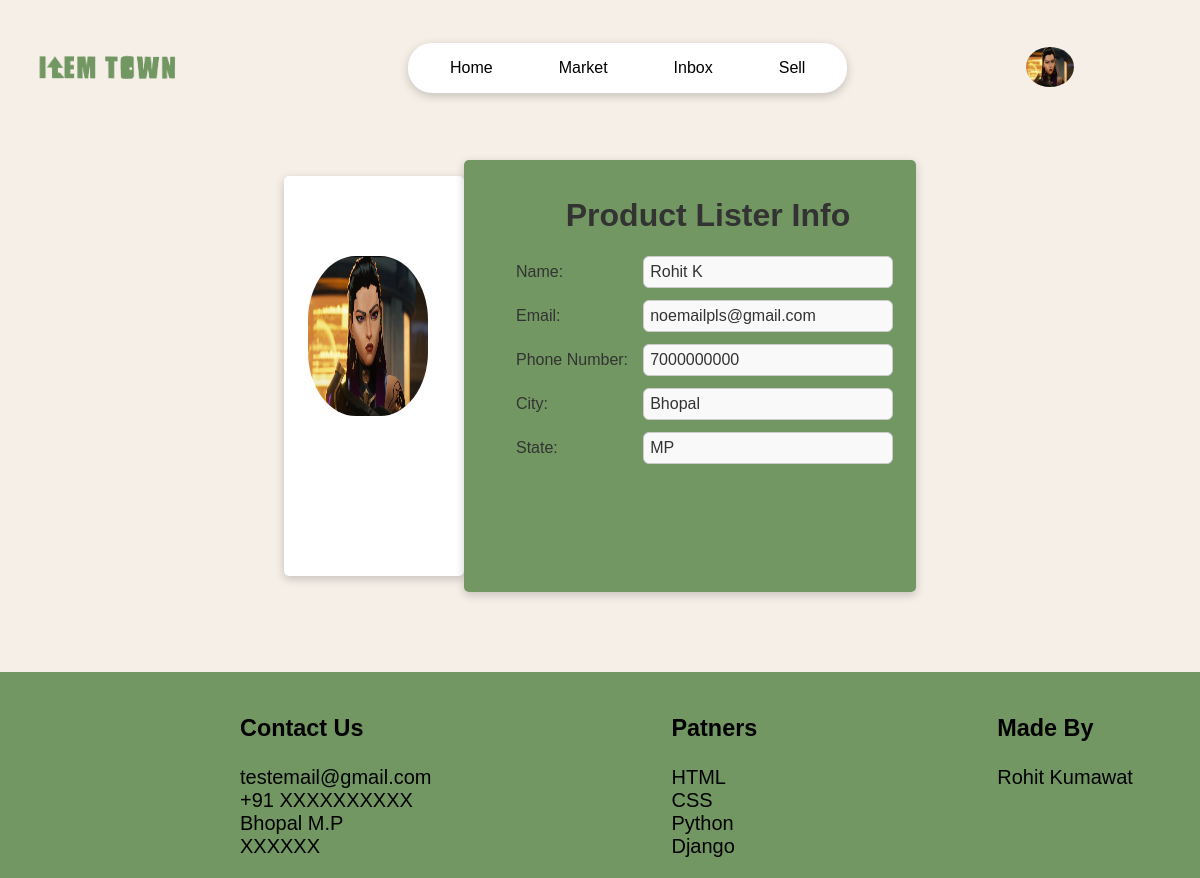
The page /user/seller-info/376970f2-7841-11ef-93c9-f02f74cb00ed (signed in) on the database as committed earlier.
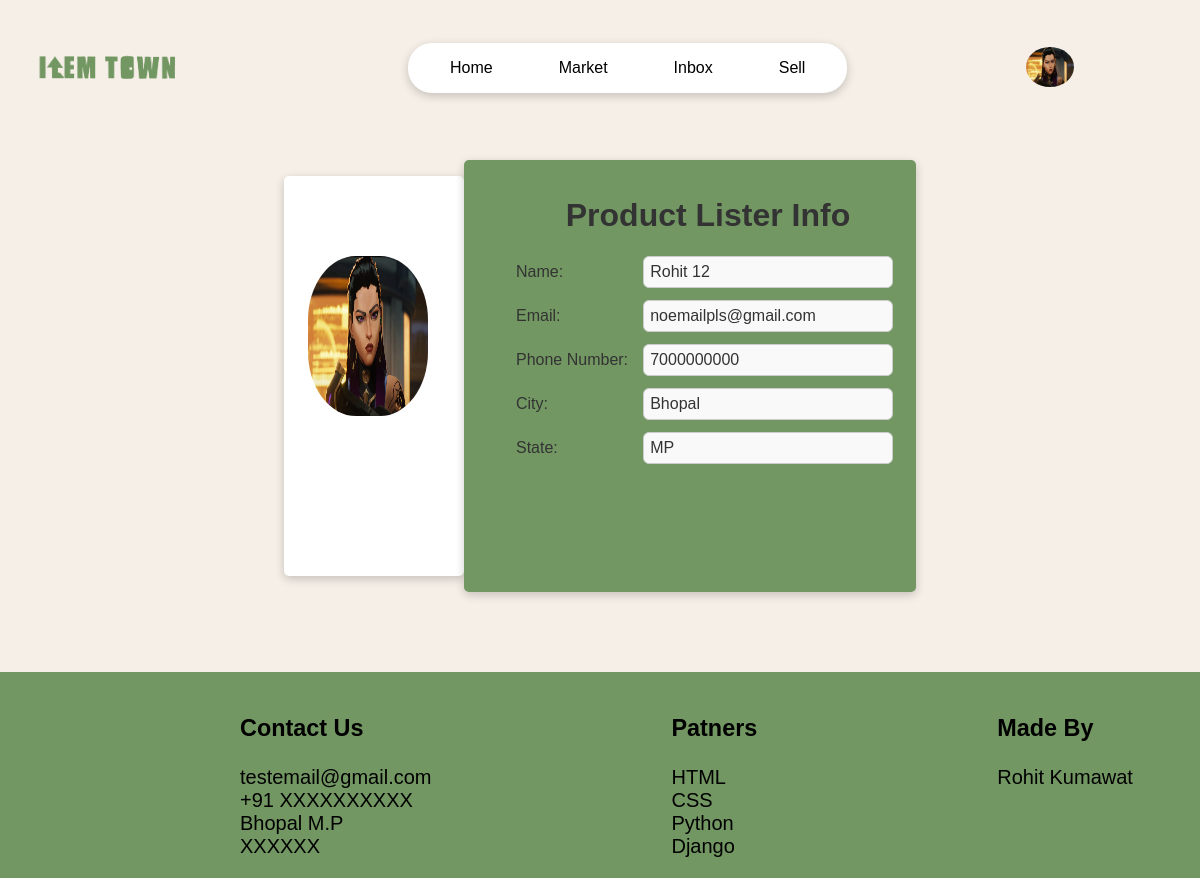
The same page on the database as committed later.
### users/models.py (models this page shows, shortened)
class Profile(models.Model):
    user=models.OneToOneField(User,on_delete=models.CASCADE)
    username=models.CharField(max_length=20,null=False,unique=True)
    first_name=models.CharField(max_length=20,null=False)
    last_name=models.CharField(max_length=50,null=False)
    email=models.EmailField()
    phone_number=models.CharField(max_length=14,null=True,blank=True)
    city=models.CharField(max_length=50,null=True,blank=True)
    state=models.CharField(max_length=100,null=True,blank=True)
    id=models.UUIDField(default=uuid.uuid1,primary_key=True)
    pic=models.ImageField(default='user/user.jpg',upload_to='user/')

### users/views.py (the view)
# urls.py: path('seller-info/<str:pk>',views.seller_profile,name='seller_profile'),
@login_required(login_url='login_user')
def seller_profile(request,pk):
    product=Product.objects.get(product_id=pk)
    seller=product.owner
    content={
        'seller':seller
    }
    return render(request,'users/seller_profile.html',content)

### users/templates/users/seller_profile.html (shortened to what this page needs)
{% extends 'page/nav.html'%}
{% load static %}
{%block css%}
    <link rel="stylesheet" href="{% static 'style/seller_profile.css' %}">
{%endblock%}
{%block body%}
    <div class="main-box">
        <div class="img-box">
            <img src="{{ seller.pic.url }}" class="img">
        </div>
        <div class="container">
            <div class="user-info">
                <center><h1>Product Lister Info</h1></center>
                <div class="form-group">
                    <label>Name:</label>
                    <div class="info">{{ seller.first_name }} {{ seller.last_name }}</div>
                </div>
                <div class="form-group">
                    <label>Email:</label>
                    <div class="info">{{ seller.email }}</div>
                </div>
                {%if seller.phone_number %}
                    <div class="form-group">
                        <label>Phone Number:</label>
                        <div class="info">{{ seller.phone_number }}</div>
                    </div>
                {%endif%}
                {%if seller.city%}
                    <div class="form-group">
                        <label> City:</label>
                        <div class="info">{{ seller.city}}</div>
                    </div>
                {%endif%}
                {%if seller.state%}
                    <div class="form-group">
                        <label>State:</label>
                        <div class="info">{{ seller.state}}</div>
                    </div>
                {%endif%}
                </div>
            </div>
        </div>
</body>
{%endblock%}

Rows that differ between the two databases and show on the page:
changed Profile "Rohit": last_name "K" → "12"
